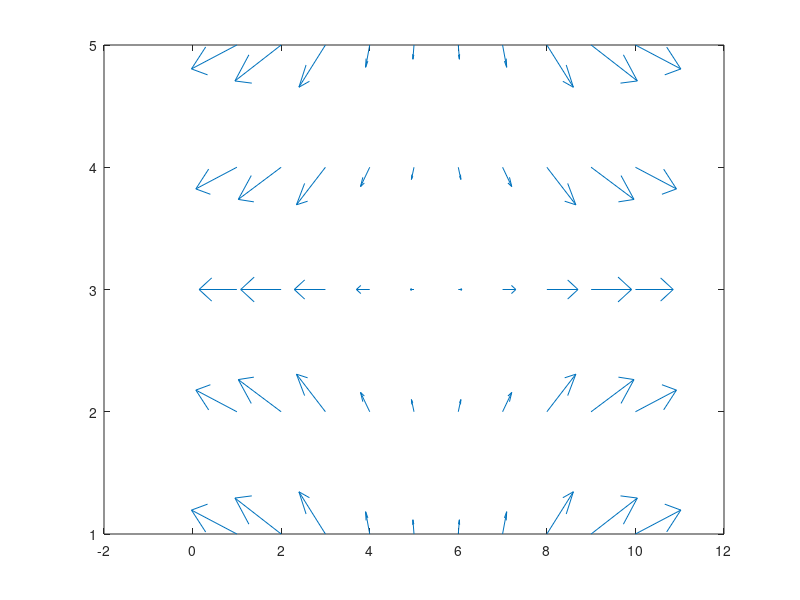
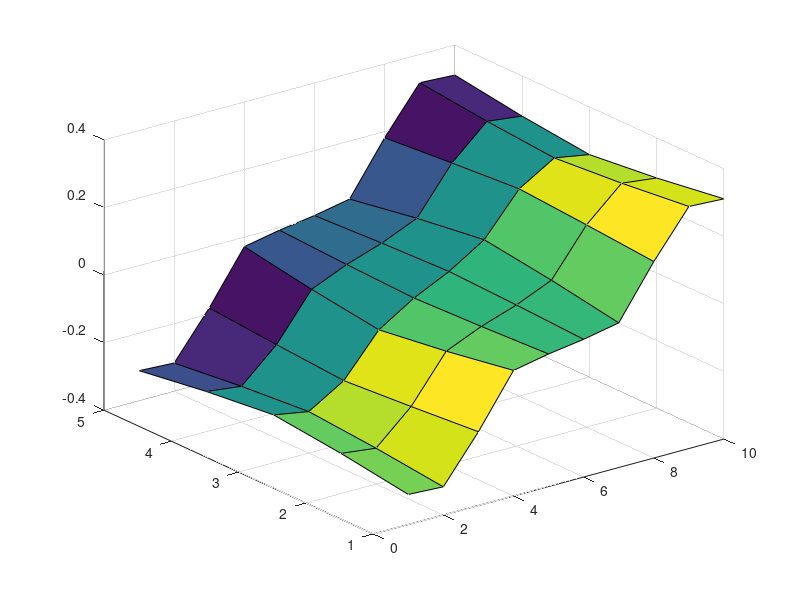

Source code (MATLAB) for these figures, in order:
%the denominator delta x is simplified to 1 because there is only one cell
%difference from any given iteration 

%4*V(m,n) = V(m+1,n) + V(m-1,n) + V(m,n+1) + V(m,n-1);

%Boundary Conditions on left side set to 1 and right side set to 0
%top and bottom boundaries set to free nodes

nx= 10;
ny = 5;

V = zeros(ny,nx);

[X,Y] = meshgrid(1:nx,1:ny);

for i = 1:100
    V(:,1) = 1;
    V(:,10) = 1;

    for m = 2:9
        for n = 2:4
            V(n,m) = [V(n,m+1) + V(n,m-1) + V(n+1,m) + V(n-1,m)]/4;
        end
    end
    
    V2 = imboxfilt(V,3);
    
    [VX,VY] = gradient(V2);
    surf(X,Y,VX,VY)    
    figure(1);
    
    quiver(X,Y,VX,VY)
    figure(2);
    
    
    pause(0.017);
end
